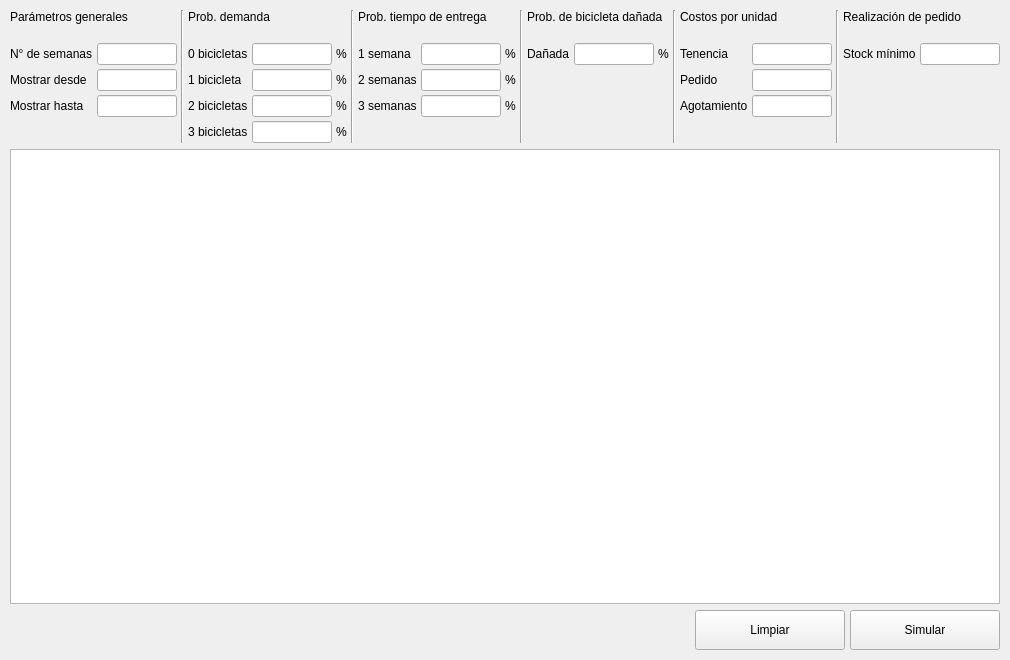
  <widget class="QWidget" name="central_widget">
   <layout class="QGridLayout" name="gridLayout">
    <property name="leftMargin">
     <number>10</number>
    </property>
    <property name="topMargin">
     <number>10</number>
    </property>
    <property name="rightMargin">
     <number>10</number>
    </property>
    <property name="bottomMargin">
     <number>10</number>
    </property>
    <property name="horizontalSpacing">
     <number>5</number>
    </property>
    <item row="1" column="0">
     <widget class="QTableWidget" name="grid_semanas_simuladas">
      <property name="minimumSize">
       <size>
        <width>0</width>
        <height>455</height>
       </size>
      </property>
     </widget>
    </item>
    <item row="0" column="0">
     <layout class="QVBoxLayout" name="lyt_vertical_0_0">
      <item>
       <layout class="QHBoxLayout" name="lyt_horizontal_1_0">
        <property name="spacing">
         <number>4</number>
        </property>
        <item>
         <layout class="QVBoxLayout" name="lyt_vertical_2_0">
          <item>
           <widget class="QLabel" name="lbl_parametros">
            <property name="text">
             <string>Parámetros generales</string>
            </property>
           </widget>
          </item>
          <item>
           <spacer name="separator_vertical_0">
            <property name="orientation">
             <enum>Qt::Vertical</enum>
            </property>
            <property name="sizeType">
             <enum>QSizePolicy::Minimum</enum>
            </property>
            <property name="sizeHint" stdset="0">
             <size>
              <width>0</width>
              <height>15</height>
             </size>
            </property>
           </spacer>
          </item>
          <item>
           <layout class="QHBoxLayout" name="lyt_horizontal_3_0">
            <item>
             <widget class="QLabel" name="lbl_cantidad_semanas">
              <property name="text">
               <string>N° de semanas</string>
              </property>
             </widget>
            </item>
            <item>
             <spacer name="separator_horizontal_0">
              <property name="orientation">
               <enum>Qt::Horizontal</enum>
              </property>
              <property name="sizeHint" stdset="0">
               <size>
                <width>0</width>
                <height>0</height>
               </size>
              </property>
             </spacer>
            </item>
            <item>
             <widget class="QLineEdit" name="txt_cantidad_semanas">
              <property name="sizePolicy">
               <sizepolicy hsizetype="Minimum" vsizetype="Fixed">
                <horstretch>0</horstretch>
                <verstretch>0</verstretch>
               </sizepolicy>
              </property>
              <property name="maximumSize">
               <size>
                <width>80</width>
                <height>16777215</height>
               </size>
              </property>
              <property name="maxLength">
               <number>6</number>
              </property>
             </widget>
            </item>
           </layout>
          </item>
          <item>
           <layout class="QHBoxLayout" name="lyt_horizontal_3_1">
            <item>
             <widget class="QLabel" name="lbl_semana_desde">
              <property name="text">
               <string>Mostrar desde</string>
              </property>
             </widget>
            </item>
            <item>
             <spacer name="separator_horizontal_1">
              <property name="orientation">
               <enum>Qt::Horizontal</enum>
              </property>
              <property name="sizeHint" stdset="0">
               <size>
                <width>0</width>
                <height>0</height>
               </size>
              </property>
             </spacer>
            </item>
            <item>
             <widget class="QLineEdit" name="txt_semana_desde">
              <property name="sizePolicy">
               <sizepolicy hsizetype="Minimum" vsizetype="Fixed">
                <horstretch>0</horstretch>
                <verstretch>0</verstretch>
               </sizepolicy>
              </property>
              <property name="maximumSize">
               <size>
                <width>80</width>
                <height>16777215</height>
               </size>
              </property>
              <property name="maxLength">
               <number>6</number>
              </property>
             </widget>
            </item>
           </layout>
          </item>
          <item>
           <layout class="QHBoxLayout" name="lyt_horizontal_3_2">
            <item>
             <widget class="QLabel" name="lbl_semana_hasta">
              <property name="text">
               <string>Mostrar hasta</string>
              </property>
             </widget>
            </item>
            <item>
             <spacer name="separator_horizontal_2">
              <property name="orientation">
               <enum>Qt::Horizontal</enum>
              </property>
              <property name="sizeHint" stdset="0">
               <size>
                <width>0</width>
                <height>0</height>
               </size>
              </property>
             </spacer>
            </item>
            <item>
             <widget class="QLineEdit" name="txt_semana_hasta">
              <property name="sizePolicy">
               <sizepolicy hsizetype="Minimum" vsizetype="Fixed">
                <horstretch>0</horstretch>
                <verstretch>0</verstretch>
               </sizepolicy>
              </property>
              <property name="maximumSize">
               <size>
                <width>80</width>
                <height>16777215</height>
               </size>
              </property>
              <property name="maxLength">
               <number>6</number>
              </property>
             </widget>
            </item>
           </layout>
          </item>
          <item>
           <spacer name="separator_vertical_6">
            <property name="orientation">
             <enum>Qt::Vertical</enum>
            </property>
            <property name="sizeHint" stdset="0">
             <size>
              <width>0</width>
              <height>0</height>
             </size>
            </property>
           </spacer>
          </item>
         </layout>
        </item>
        <item>
         <widget class="Line" name="linea_0">
          <property name="orientation">
           <enum>Qt::Vertical</enum>
          </property>
         </widget>
        </item>
        <item>
         <layout class="QVBoxLayout" name="lyt_vertical_2_1">
          <item>
           <widget class="QLabel" name="lbl_probabilidades_demanda">
            <property name="text">
             <string>Prob. demanda</string>
            </property>
           </widget>
          </item>
          <item>
           <spacer name="separator_vertical_1">
            <property name="orientation">
             <enum>Qt::Vertical</enum>
            </property>
            <property name="sizeType">
             <enum>QSizePolicy::Minimum</enum>
            </property>
            <property name="sizeHint" stdset="0">
             <size>
              <width>0</width>
              <height>15</height>
             </size>
            </property>
           </spacer>
          </item>
          <item>
           <layout class="QHBoxLayout" name="lyt_horizontal_3_3">
            <item>
             <widget class="QLabel" name="lbl_probabilidad_0_demanda">
              <property name="text">
               <string>0 bicicletas</string>
              </property>
             </widget>
            </item>
            <item>
             <spacer name="separator_horizontal_3">
              <property name="orientation">
               <enum>Qt::Horizontal</enum>
              </property>
              <property name="sizeHint" stdset="0">
               <size>
                <width>0</width>
                <height>0</height>
               </size>
              </property>
             </spacer>
            </item>
            <item>
             <widget class="QLineEdit" name="txt_probabilidad_0_demanda">
              <property name="sizePolicy">
               <sizepolicy hsizetype="Minimum" vsizetype="Fixed">
                <horstretch>0</horstretch>
                <verstretch>0</verstretch>
               </sizepolicy>
              </property>
              <property name="maximumSize">
               <size>
                <width>80</width>
                <height>16777215</height>
               </size>
              </property>
              <property name="maxLength">
               <number>2</number>
              </property>
             </widget>
            </item>
            <item>
             <widget class="QLabel" name="lbl_porcentaje_0">
              <property name="text">
               <string>%</string>
              </property>
             </widget>
            </item>
           </layout>
          </item>
          <item>
           <layout class="QHBoxLayout" name="lyt_horizontal_3_4">
            <item>
             <widget class="QLabel" name="lbl_porcentaje_1_demanda">
              <property name="text">
               <string>1 bicicleta</string>
              </property>
             </widget>
            </item>
            <item>
             <spacer name="separator_horizontal_4">
              <property name="orientation">
               <enum>Qt::Horizontal</enum>
              </property>
              <property name="sizeHint" stdset="0">
               <size>
                <width>0</width>
                <height>0</height>
               </size>
              </property>
             </spacer>
            </item>
            <item>
             <widget class="QLineEdit" name="txt_probabilidad_1_demanda">
              <property name="sizePolicy">
               <sizepolicy hsizetype="Minimum" vsizetype="Fixed">
                <horstretch>0</horstretch>
                <verstretch>0</verstretch>
               </sizepolicy>
              </property>
              <property name="maximumSize">
               <size>
                <width>80</width>
                <height>16777215</height>
               </size>
              </property>
              <property name="maxLength">
               <number>2</number>
              </property>
             </widget>
            </item>
            <item>
             <widget class="QLabel" name="lbl_porcentaje_1">
              <property name="text">
               <string>%</string>
              </property>
             </widget>
            </item>
           </layout>
          </item>
          <item>
           <layout class="QHBoxLayout" name="lyt_horizontal_3_5">
            <item>
             <widget class="QLabel" name="lbl_probabilidad_2_demanda">
              <property name="text">
               <string>2 bicicletas</string>
              </property>
             </widget>
            </item>
            <item>
             <spacer name="separator_horizontal_5">
              <property name="orientation">
               <enum>Qt::Horizontal</enum>
              </property>
              <property name="sizeHint" stdset="0">
               <size>
                <width>0</width>
                <height>0</height>
               </size>
              </property>
             </spacer>
            </item>
            <item>
             <widget class="QLineEdit" name="txt_probabilidad_2_demanda">
              <property name="sizePolicy">
               <sizepolicy hsizetype="Minimum" vsizetype="Fixed">
                <horstretch>0</horstretch>
                <verstretch>0</verstretch>
               </sizepolicy>
              </property>
              <property name="maximumSize">
               <size>
                <width>80</width>
                <height>16777215</height>
               </size>
              </property>
              <property name="maxLength">
               <number>2</number>
              </property>
             </widget>
            </item>
            <item>
             <widget class="QLabel" name="lbl_porcentaje_2">
              <property name="text">
               <string>%</string>
              </property>
             </widget>
            </item>
           </layout>
          </item>
          <item>
           <layout class="QHBoxLayout" name="lyt_horizontal_3_6">
            <item>
             <widget class="QLabel" name="lbl_probabilidad_3_demanda">
              <property name="text">
               <string>3 bicicletas</string>
              </property>
             </widget>
            </item>
            <item>
             <spacer name="separator_horizontal_6">
              <property name="orientation">
               <enum>Qt::Horizontal</enum>
              </property>
              <property name="sizeHint" stdset="0">
               <size>
                <width>0</width>
                <height>0</height>
               </size>
              </property>
             </spacer>
            </item>
            <item>
             <widget class="QLineEdit" name="txt_probabilidad_3_demanda">
              <property name="sizePolicy">
               <sizepolicy hsizetype="Minimum" vsizetype="Fixed">
                <horstretch>0</horstretch>
                <verstretch>0</verstretch>
               </sizepolicy>
              </property>
              <property name="maximumSize">
               <size>
                <width>80</width>
                <height>16777215</height>
               </size>
              </property>
              <property name="maxLength">
               <number>2</number>
              </property>
             </widget>
            </item>
            <item>
             <widget class="QLabel" name="lbl_porcentaje_3">
              <property name="text">
               <string>%</string>
              </property>
             </widget>
            </item>
           </layout>
          </item>
          <item>
           <spacer name="separator_vertical_7">
            <property name="orientation">
             <enum>Qt::Vertical</enum>
            </property>
            <property name="sizeHint" stdset="0">
             <size>
              <width>0</width>
              <height>0</height>
             </size>
            </property>
           </spacer>
          </item>
         </layout>
        </item>
        <item>
         <widget class="Line" name="linea_1">
          <property name="orientation">
           <enum>Qt::Vertical</enum>
          </property>
         </widget>
        </item>
        <item>
         <layout class="QVBoxLayout" name="lyt_vertical_2_2">
          <item>
           <widget class="QLabel" name="lbl_probabilidades_tiempo_entrega">
            <property name="text">
             <string>Prob. tiempo de entrega</string>
            </property>
           </widget>
          </item>
          <item>
           <spacer name="separator_vertical_2">
            <property name="orientation">
             <enum>Qt::Vertical</enum>
            </property>
            <property name="sizeType">
             <enum>QSizePolicy::Minimum</enum>
            </property>
            <property name="sizeHint" stdset="0">
             <size>
              <width>0</width>
              <height>15</height>
             </size>
            </property>
           </spacer>
          </item>
          <item>
           <layout class="QHBoxLayout" name="lyt_horizontal_3_7">
            <item>
             <widget class="QLabel" name="lbl_probabilidad_1_tiempo_entrega">
              <property name="text">
               <string>1 semana</string>
              </property>
             </widget>
            </item>
            <item>
             <spacer name="separator_horizontal_7">
              <property name="orientation">
               <enum>Qt::Horizontal</enum>
              </property>
              <property name="sizeHint" stdset="0">
               <size>
                <width>0</width>
                <height>0</height>
               </size>
              </property>
             </spacer>
            </item>
            <item>
             <widget class="QLineEdit" name="txt_probabilidad_1_tiempo_entrega">
              <property name="sizePolicy">
               <sizepolicy hsizetype="Minimum" vsizetype="Fixed">
                <horstretch>0</horstretch>
                <verstretch>0</verstretch>
               </sizepolicy>
              </property>
              <property name="maximumSize">
               <size>
                <width>80</width>
                <height>16777215</height>
               </size>
              </property>
              <property name="maxLength">
               <number>2</number>
              </property>
             </widget>
            </item>
            <item>
             <widget class="QLabel" name="lbl_porcentaje_4">
              <property name="text">
               <string>%</string>
              </property>
             </widget>
            </item>
           </layout>
          </item>
          <item>
           <layout class="QHBoxLayout" name="lyt_horizontal_3_8">
            <item>
             <widget class="QLabel" name="lbl_probabilidad_2_tiempo_entrega">
              <property name="text">
               <string>2 semanas</string>
              </property>
             </widget>
            </item>
            <item>
             <spacer name="separator_horizontal_8">
              <property name="orientation">
               <enum>Qt::Horizontal</enum>
              </property>
              <property name="sizeHint" stdset="0">
               <size>
                <width>0</width>
                <height>0</height>
               </size>
              </property>
             </spacer>
            </item>
            <item>
             <widget class="QLineEdit" name="txt_probabilidad_2_tiempo_entrega">
              <property name="sizePolicy">
               <sizepolicy hsizetype="Minimum" vsizetype="Fixed">
                <horstretch>0</horstretch>
                <verstretch>0</verstretch>
               </sizepolicy>
              </property>
              <property name="maximumSize">
               <size>
                <width>80</width>
                <height>16777215</height>
               </size>
              </property>
              <property name="maxLength">
               <number>2</number>
              </property>
             </widget>
            </item>
            <item>
             <widget class="QLabel" name="lbl_porcentaje_5">
              <property name="text">
               <string>%</string>
              </property>
             </widget>
            </item>
           </layout>
          </item>
          <item>
           <layout class="QHBoxLayout" name="lyt_horizontal_3_9">
            <item>
             <widget class="QLabel" name="lbl_probabilidad_3_tiempo_entrega">
              <property name="text">
               <string>3 semanas</string>
              </property>
             </widget>
            </item>
            <item>
             <spacer name="separator_horizontal_9">
              <property name="orientation">
               <enum>Qt::Horizontal</enum>
              </property>
              <property name="sizeHint" stdset="0">
               <size>
                <width>0</width>
                <height>0</height>
               </size>
              </property>
             </spacer>
            </item>
            <item>
             <widget class="QLineEdit" name="txt_probabilidad_3_tiempo_entrega">
              <property name="sizePolicy">
               <sizepolicy hsizetype="Minimum" vsizetype="Fixed">
                <horstretch>0</horstretch>
                <verstretch>0</verstretch>
               </sizepolicy>
              </property>
              <property name="maximumSize">
               <size>
                <width>80</width>
                <height>16777215</height>
               </size>
              </property>
              <property name="maxLength">
               <number>2</number>
              </property>
             </widget>
            </item>
            <item>
             <widget class="QLabel" name="lbl_porcentaje_6">
              <property name="text">
               <string>%</string>
              </property>
             </widget>
            </item>
           </layout>
          </item>
          <item>
           <spacer name="separator_vertical_8">
            <property name="orientation">
             <enum>Qt::Vertical</enum>
            </property>
            <property name="sizeHint" stdset="0">
             <size>
              <width>0</width>
              <height>0</height>
             </size>
            </property>
           </spacer>
          </item>
         </layout>
        </item>
        <item>
         <widget class="Line" name="linea_2">
          <property name="orientation">
           <enum>Qt::Vertical</enum>
          </property>
         </widget>
        </item>
        <item>
         <layout class="QVBoxLayout" name="lyt_vertical_2_3">
          <item>
           <widget class="QLabel" name="lbl_probabilidades_bicicleta_daniada">
            <property name="text">
             <string>Prob. de bicicleta dañada</string>
            </property>
           </widget>
          </item>
          <item>
           <spacer name="separator_vertical_3">
            <property name="orientation">
             <enum>Qt::Vertical</enum>
            </property>
            <property name="sizeType">
             <enum>QSizePolicy::Minimum</enum>
            </property>
            <property name="sizeHint" stdset="0">
             <size>
              <width>0</width>
              <height>15</height>
             </size>
            </property>
           </spacer>
          </item>
          <item>
           <layout class="QHBoxLayout" name="lyt_horizontal_3_10">
            <item>
             <widget class="QLabel" name="lbl_probabilidad_bicicleta_daniada">
              <property name="text">
               <string>Dañada</string>
              </property>
             </widget>
            </item>
            <item>
             <spacer name="separator_horizontal_10">
              <property name="orientation">
               <enum>Qt::Horizontal</enum>
              </property>
              <property name="sizeHint" stdset="0">
               <size>
                <width>0</width>
                <height>0</height>
               </size>
              </property>
             </spacer>
            </item>
            <item>
             <widget class="QLineEdit" name="txt_probabilidad_bicicleta_daniada">
              <property name="sizePolicy">
               <sizepolicy hsizetype="Minimum" vsizetype="Fixed">
                <horstretch>0</horstretch>
                <verstretch>0</verstretch>
               </sizepolicy>
              </property>
              <property name="maximumSize">
               <size>
                <width>80</width>
                <height>16777215</height>
               </size>
              </property>
              <property name="maxLength">
               <number>2</number>
              </property>
             </widget>
            </item>
            <item>
             <widget class="QLabel" name="lbl_porcentaje_7">
              <property name="text">
               <string>%</string>
              </property>
             </widget>
            </item>
           </layout>
          </item>
          <item>
           <spacer name="separator_vertical_9">
            <property name="orientation">
             <enum>Qt::Vertical</enum>
            </property>
            <property name="sizeHint" stdset="0">
             <size>
              <width>0</width>
              <height>0</height>
             </size>
            </property>
           </spacer>
          </item>
         </layout>
        </item>
        <item>
         <widget class="Line" name="linea_3">
          <property name="orientation">
           <enum>Qt::Vertical</enum>
          </property>
         </widget>
        </item>
        <item>
         <layout class="QVBoxLayout" name="lyt_vertical_2_4">
          <item>
           <widget class="QLabel" name="lbl_costos">
            <property name="text">
             <string>Costos por unidad</string>
            </property>
           </widget>
          </item>
          <item>
           <spacer name="separator_vertical_4">
            <property name="orientation">
             <enum>Qt::Vertical</enum>
            </property>
            <property name="sizeType">
             <enum>QSizePolicy::Minimum</enum>
            </property>
            <property name="sizeHint" stdset="0">
             <size>
              <width>0</width>
              <height>15</height>
             </size>
            </property>
           </spacer>
          </item>
          <item>
           <layout class="QHBoxLayout" name="lyt_horizontal_3_11">
            <item>
             <widget class="QLabel" name="lbl_costo_tenencia">
              <property name="text">
               <string>Tenencia</string>
              </property>
             </widget>
            </item>
            <item>
             <spacer name="separator_horizontal_11">
              <property name="orientation">
               <enum>Qt::Horizontal</enum>
              </property>
              <property name="sizeHint" stdset="0">
               <size>
                <width>0</width>
                <height>0</height>
               </size>
              </property>
             </spacer>
            </item>
            <item>
             <widget class="QLineEdit" name="txt_costo_tenencia">
              <property name="sizePolicy">
               <sizepolicy hsizetype="Minimum" vsizetype="Fixed">
                <horstretch>0</horstretch>
                <verstretch>0</verstretch>
               </sizepolicy>
              </property>
              <property name="maximumSize">
               <size>
                <width>80</width>
                <height>16777215</height>
               </size>
              </property>
              <property name="maxLength">
               <number>4</number>
              </property>
             </widget>
            </item>
           </layout>
          </item>
          <item>
           <layout class="QHBoxLayout" name="lyt_horizontal_3_12">
            <item>
             <widget class="QLabel" name="lbl_costo_pedido">
              <property name="text">
               <string>Pedido</string>
              </property>
             </widget>
            </item>
            <item>
             <spacer name="separator_horizontal_12">
              <property name="orientation">
               <enum>Qt::Horizontal</enum>
              </property>
              <property name="sizeHint" stdset="0">
               <size>
                <width>0</width>
                <height>0</height>
               </size>
              </property>
             </spacer>
            </item>
            <item>
             <widget class="QLineEdit" name="txt_costo_pedido">
              <property name="maximumSize">
               <size>
                <width>80</width>
                <height>16777215</height>
               </size>
              </property>
              <property name="maxLength">
               <number>4</number>
              </property>
             </widget>
            </item>
           </layout>
          </item>
          <item>
           <layout class="QHBoxLayout" name="lyt_horizontal_3_13">
            <item>
             <widget class="QLabel" name="lbl_costo_agotamiento">
              <property name="text">
               <string>Agotamiento</string>
              </property>
             </widget>
            </item>
            <item>
             <spacer name="separator_horizontal_13">
              <property name="orientation">
               <enum>Qt::Horizontal</enum>
              </property>
              <property name="sizeHint" stdset="0">
               <size>
                <width>0</width>
                <height>0</height>
               </size>
              </property>
             </spacer>
            </item>
            <item>
             <widget class="QLineEdit" name="txt_costo_agotamiento">
              <property name="sizePolicy">
               <sizepolicy hsizetype="Minimum" vsizetype="Fixed">
                <horstretch>0</horstretch>
                <verstretch>0</verstretch>
               </sizepolicy>
              </property>
              <property name="maximumSize">
               <size>
                <width>80</width>
                <height>16777215</height>
               </size>
              </property>
              <property name="maxLength">
               <number>4</number>
              </property>
             </widget>
            </item>
           </layout>
          </item>
          <item>
           <spacer name="separator_vertical_10">
            <property name="orientation">
             <enum>Qt::Vertical</enum>
            </property>
            <property name="sizeHint" stdset="0">
             <size>
              <width>0</width>
              <height>0</height>
             </size>
            </property>
           </spacer>
          </item>
         </layout>
        </item>
        <item>
         <widget class="Line" name="linea_4">
          <property name="orientation">
           <enum>Qt::Vertical</enum>
          </property>
         </widget>
        </item>
        <item>
         <layout class="QVBoxLayout" name="lyt_vertical_2_5">
          <item>
           <widget class="QLabel" name="lbl_realizacion_pedido">
            <property name="text">
             <string>Realización de pedido</string>
            </property>
           </widget>
          </item>
          <item>
           <spacer name="separator_vertical_5">
            <property name="orientation">
             <enum>Qt::Vertical</enum>
            </property>
            <property name="sizeType">
             <enum>QSizePolicy::Minimum</enum>
            </property>
            <property name="sizeHint" stdset="0">
             <size>
              <width>0</width>
              <height>15</height>
             </size>
            </property>
           </spacer>
          </item>
          <item>
           <layout class="QHBoxLayout" name="horizontalLayout">
            <item>
             <widget class="QLabel" name="lbl_stock_minimo">
              <property name="text">
               <string>Stock mínimo</string>
              </property>
             </widget>
            </item>
            <item>
             <spacer name="separator_horizontal_14">
              <property name="orientation">
               <enum>Qt::Horizontal</enum>
              </property>
              <property name="sizeHint" stdset="0">
               <size>
                <width>0</width>
                <height>0</height>
               </size>
              </property>
             </spacer>
            </item>
            <item>
             <widget class="QLineEdit" name="txt_stock_minimo">
              <property name="sizePolicy">
               <sizepolicy hsizetype="Minimum" vsizetype="Fixed">
                <horstretch>0</horstretch>
                <verstretch>0</verstretch>
               </sizepolicy>
              </property>
              <property name="maximumSize">
               <size>
                <width>80</width>
                <height>16777215</height>
               </size>
              </property>
              <property name="maxLength">
               <number>4</number>
              </property>
             </widget>
            </item>
           </layout>
          </item>
          <item>
           <spacer name="separator_vertical_11">
            <property name="orientation">
             <enum>Qt::Vertical</enum>
            </property>
            <property name="sizeHint" stdset="0">
             <size>
              <width>0</width>
              <height>0</height>
             </size>
            </property>
           </spacer>
          </item>
         </layout>
        </item>
       </layout>
      </item>
     </layout>
    </item>
    <item row="2" column="0">
     <layout class="QHBoxLayout" name="lyt_vertical_0_1">
      <property name="spacing">
       <number>5</number>
      </property>
      <item>
       <spacer name="separator_horizontal_15">
        <property name="orientation">
         <enum>Qt::Horizontal</enum>
        </property>
        <property name="sizeHint" stdset="0">
         <size>
          <width>40</width>
          <height>20</height>
         </size>
        </property>
       </spacer>
      </item>
      <item>
       <widget class="QPushButton" name="btn_limpiar">
        <property name="minimumSize">
         <size>
          <width>150</width>
          <height>40</height>
         </size>
        </property>
        <property name="text">
         <string>Limpiar</string>
        </property>
       </widget>
      </item>
      <item>
       <widget class="QPushButton" name="btn_simular">
        <property name="minimumSize">
         <size>
          <width>150</width>
          <height>40</height>
         </size>
        </property>
        <property name="text">
         <string>Simular</string>
        </property>
       </widget>
      </item>
     </layout>
    </item>
   </layout>
  </widget>
